Frame 1 (no input): blank canvas, image omitted
Frame 60 (no input): blank canvas, image omitted
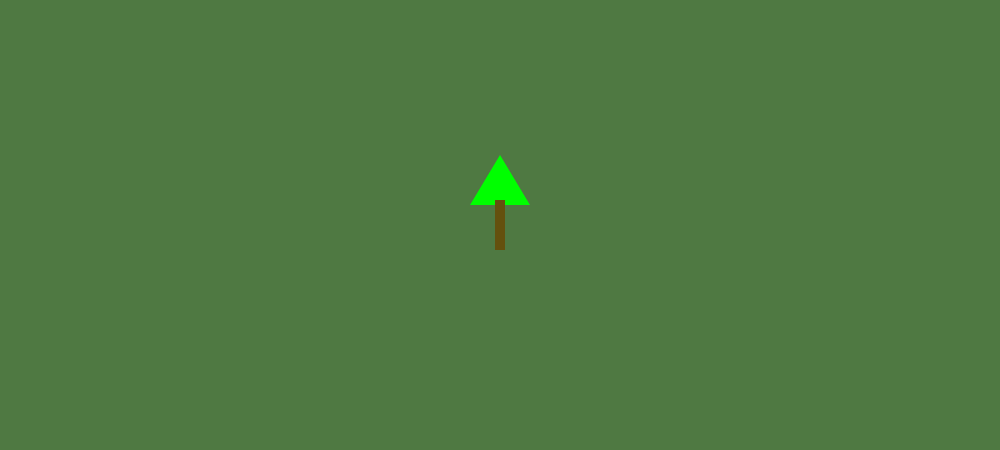
Frame 120 (the mouse pressed at the canvas centre since frame 60)

The p5.js sketch whose frames 1 and 60 were blank and that drew this single picture after the mouse press (run headless with seeded random() and noise() and a simulated clock; from frame 60 on, the mouse is pressed at the canvas centre):

// p5.js sketch
// ── sketch.js
function setup() {
createCanvas(1000,450);
noStroke();
background(79, 121, 66);
rectMode(CENTER);
}

function draw() {
if (keyIsPressed === true){
    background(79, 121, 66);
}
}

function mousePressed(){
fill(0,255,0);
triangle(mouseX-30,mouseY-20,mouseX,mouseY-70,mouseX+30,mouseY-20);
fill(100,81,14);	
rect(mouseX,mouseY,10,50);
}
